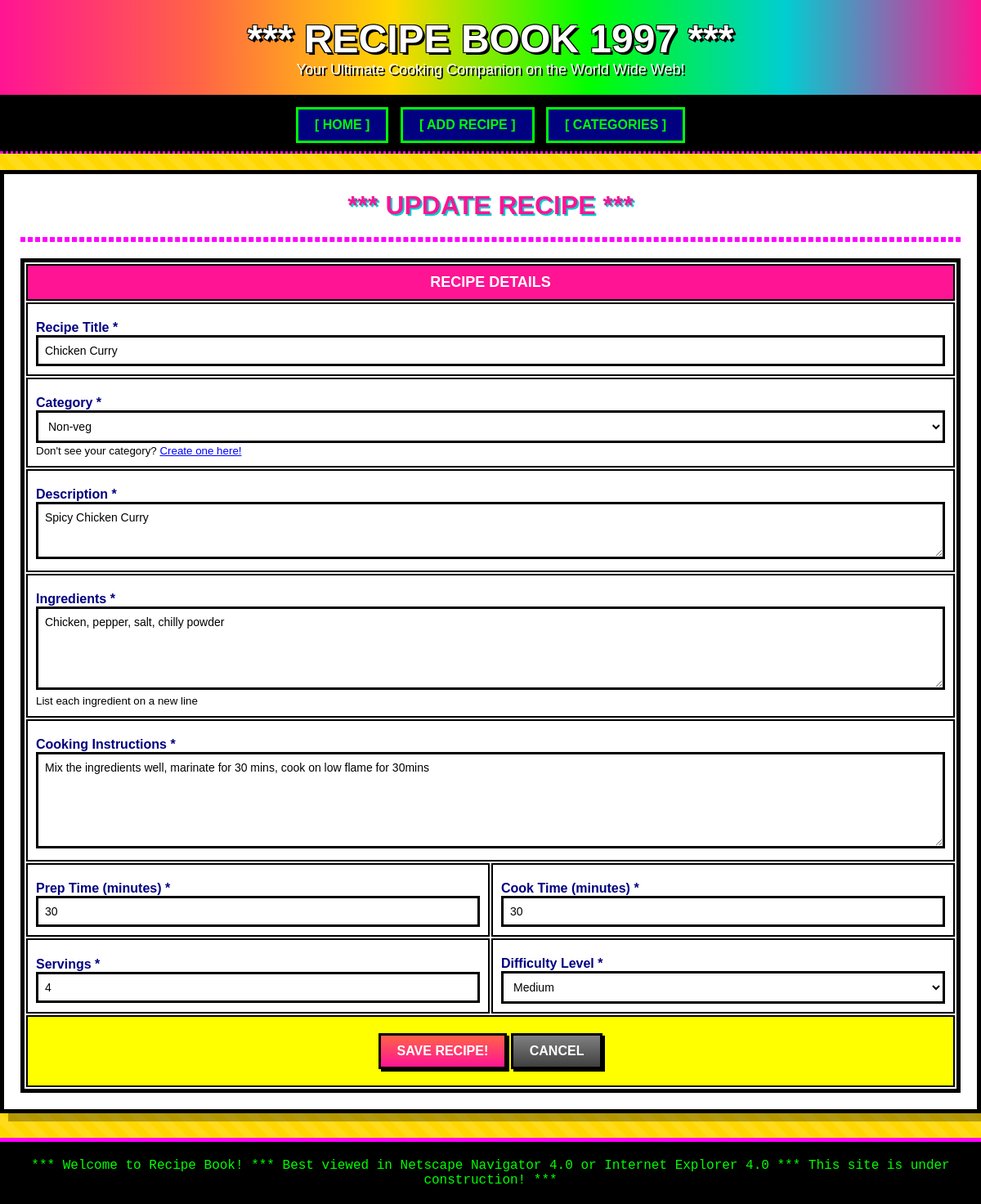
Page /recipe/1/update/ on the committed database.
### recipes/models.py (models this page shows, shortened)
class Recipe(models.Model):
    DIFFICULTY_CHOICES = [
        ('easy', 'Easy'),
        ('medium', 'Medium'),
        ('hard', 'Hard'),
    ]
    title = models.CharField(max_length=200)
    category = models.ForeignKey(Category, on_delete=models.CASCADE, related_name='recipes')
    description = models.TextField(help_text="Brief description of the recipe")
    ingredients = models.TextField(help_text="List all ingredients (one per line)")
    instructions = models.TextField(help_text="Step-by-step cooking instructions")
    prep_time = models.IntegerField(help_text="Preparation time in minutes")
    cook_time = models.IntegerField(help_text="Cooking time in minutes")
    servings = models.IntegerField(default=4, help_text="Number of servings")
    difficulty = models.CharField(max_length=10, choices=DIFFICULTY_CHOICES, default='medium')
    created_at = models.DateTimeField(default=timezone.now)
    updated_at = models.DateTimeField(auto_now=True)
    class Meta:
        ordering = ['-created_at']

### recipes/views.py (the view)
# urls.py: path('recipe/<int:pk>/update/', views.recipe_update, name='recipe_update'),
def recipe_update(request, pk):
    recipe = get_object_or_404(Recipe, pk=pk)
    if request.method == 'POST':
        form = RecipeForm(request.POST, instance=recipe)
        if form.is_valid():
            recipe = form.save()
            messages.success(request, f'Recipe "{recipe.title}" updated successfully!')
            return redirect('recipe_detail', pk=recipe.pk)
    else:
        form = RecipeForm(instance=recipe)
    return render(request, 'recipes/recipe_form.html', {'form': form, 'action': 'Update', 'recipe': recipe})

### recipes/forms.py
class RecipeForm(forms.ModelForm):
    class Meta:
        model = Recipe
        fields = ['title', 'category', 'description', 'ingredients', 'instructions',
                  'prep_time', 'cook_time', 'servings', 'difficulty']
        widgets = {
            'title': forms.TextInput(attrs={'class': 'form-control', 'placeholder': 'Enter recipe title'}),
            'category': forms.Select(attrs={'class': 'form-control'}),
            'description': forms.Textarea(attrs={'class': 'form-control', 'rows': 3, 'placeholder': 'Brief description'}),
            'ingredients': forms.Textarea(attrs={'class': 'form-control', 'rows': 5, 'placeholder': 'List ingredients (one per line)'}),
            'instructions': forms.Textarea(attrs={'class': 'form-control', 'rows': 6, 'placeholder': 'Step-by-step instructions'}),
            'prep_time': forms.NumberInput(attrs={'class': 'form-control', 'min': '0'}),
            'cook_time': forms.NumberInput(attrs={'class': 'form-control', 'min': '0'}),
            'servings': forms.NumberInput(attrs={'class': 'form-control', 'min': '1'}),
            'difficulty': forms.Select(attrs={'class': 'form-control'}),
        }

### recipes/models.py (called while the page is built)
    def __str__(self):
        return self.name

### templates/recipes/recipe_form.html (shortened to what this page needs)
{% extends 'base.html' %}
{% block content %}
<center>
    <h1>*** {{ action|upper }} RECIPE ***</h1>
</center>
<hr>
<form method="post">
    <table width="100%" cellpadding="15" style="background: #FFF; border: 5px solid #000;">
        <tr>
            <td bgcolor="#FF1493" colspan="2" style="color: #FFF; font-weight: bold; text-align: center; font-size: 18px;">
                RECIPE DETAILS
            </td>
        </tr>
        <tr>
            <td colspan="2">
                <label for="{{ form.title.id_for_label }}">Recipe Title *</label>
                {{ form.title }}
            </td>
        </tr>
        <tr>
            <td colspan="2">
                <label for="{{ form.category.id_for_label }}">Category *</label>
                {{ form.category }}
                <br><small>Don't see your category? <a href="{% url 'category_create' %}" target="_blank" style="color: #0000FF; text-decoration: underline;">Create one here!</a></small>
            </td>
        </tr>
        <tr>
            <td colspan="2">
                <label for="{{ form.description.id_for_label }}">Description *</label>
                {{ form.description }}
            </td>
        </tr>
        <tr>
            <td colspan="2">
                <label for="{{ form.ingredients.id_for_label }}">Ingredients *</label>
                {{ form.ingredients }}
                <br><small>List each ingredient on a new line</small>
            </td>
        </tr>
        <tr>
            <td colspan="2">
                <label for="{{ form.instructions.id_for_label }}">Cooking Instructions *</label>
                {{ form.instructions }}
            </td>
        </tr>
        <tr>
            <td width="33%">
                <label for="{{ form.prep_time.id_for_label }}">Prep Time (minutes) *</label>
                {{ form.prep_time }}
            </td>
            <td width="33%">
                <label for="{{ form.cook_time.id_for_label }}">Cook Time (minutes) *</label>
                {{ form.cook_time }}
            </td>
        </tr>
        <tr>
            <td>
                <label for="{{ form.servings.id_for_label }}">Servings *</label>
                {{ form.servings }}
            </td>
            <td>
                <label for="{{ form.difficulty.id_for_label }}">Difficulty Level *</label>
                {{ form.difficulty }}
            </td>
        </tr>
        <tr>
            <td colspan="2" align="center" bgcolor="#FFFF00" style="padding: 20px;">
                <button type="submit" class="btn">SAVE RECIPE!</button>
                <a href="{% if recipe %}{% url 'recipe_detail' recipe.pk %}{% else %}{% url 'home' %}{% endif %}" class="btn btn-secondary">CANCEL</a>
            </td>
        </tr>
    </table>
</form>
{% endblock %}

### templates/base.html (style rules this page uses)
* { margin: 0; padding: 0; box-sizing: border-box; }
body { background: #ffd700; font-family: "Comic Sans MS", "Arial", sans-serif; color: #000; min-height: 100vh; background-image: repeating-linear-gradient( 45deg, transparent, transparent 10px, rgba(255, 255, 255, 0.1) 10px, rgba(255, 255, 255, 0.1) 20px ); }
h1, h2, h3 { color: #ff1493; text-shadow: 2px 2px 0 #00ced1; }
.btn { background: linear-gradient(to bottom, #ff6347, #ff1493); color: #ffffff; border: 3px solid #000; padding: 10px 20px; font-weight: bold; font-size: 16px; cursor: pointer; text-decoration: none; display: inline-block; box-shadow: 3px 3px 0 #000; }
.btn-secondary { background: linear-gradient(to bottom, #808080, #404040); }
hr { border: 3px dashed #ff00ff; margin: 20px 0; }
input[type="text"], input[type="number"], select, textarea { border: 3px solid #000; padding: 8px; font-family: "Comic Sans MS", Arial; font-size: 14px; width: 100%; background: #fff; }
label { font-weight: bold; color: #000080; margin-top: 10px; display: block; }
.form-control { width: 100%; }
table { border: 5px double #000; width: 100%; background: #fff; }
td, th { border: 2px solid #000; padding: 10px; }

### rows in the picture
Recipe: title "Chicken Curry", category "Non-veg", description "Spicy Chicken Curry", ingredients "Chicken, pepper, salt, chilly powder", instructions "Mix the ingredients well, marinate for 30 mins, cook on low flame for 30mins", prep_time "30", cook_time "30", servings "4", difficulty "Medium"

### other values in the picture
{{ action|upper }} "UPDATE"
